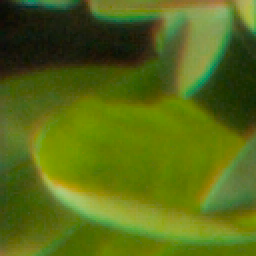
#> input picture test2.png, 128 x 128 px (shown 2 times larger)
$ jupyter execute --allow-errors DCT.ipynb
#> lines starting #> are read from the running program, lines starting #| are printed output that depends on the picture; long printed decimals are rounded
### Imports

[cell 1]
import matplotlib.pyplot as plt
import numpy as np
from mpl_toolkits.mplot3d import axes3d
import scipy as sc
from PIL import Image
from skimage import color
from skimage import io
from matplotlib import colors

### 1D functions

[cell 2]
# calculates nth Element of kth basis vector
def calc_bkn(N,k,n):
    if k == 0:
        alpha = np.sqrt(1/N)
        return alpha * np.cos(((2*n+1)*k*np.pi)/(2*N))
    alpha = np.sqrt(2/N)
    return alpha * np.cos(((2*n+1)*k*np.pi)/(2*N))

# calculates kth basis vector
def calc_bk(N,k):
#> called with N = 8, k = 2
    bk = list(range(N))
    for i in range(N):
        bk[i] = calc_bkn(N,k,i)
    return np.array(bk)

# calculates C
def calc_C(N):
    C = np.eye(N)
    for i in range(N):
        for j in range(N):
            C[i,j] = calc_bkn(N,i,j)
    return C

# calculates dct of s
def transform(s):
    C = calc_C(len(s))
    return np.matmul(C,s)

# calculates back transformation
def backtransform(t):
    CT = calc_C(len(t)).transpose()
    return np.matmul(CT,t)

# calculates energy of vektor based on parsevals theorem
def parseval(v):
    energy = np.inner(v,v)
    return energy

# [22 lines left out: functions kth_cos, plotCosBase, not called in this run]

### 2D functions

[cell 3]
# calculates 2D basis img at index (k,l)
def calc_Bkl(N,k,l):
    return np.array(np.outer(calc_bk(N,k), calc_bk(N,l).transpose()))

# [35 lines left out: functions dct2D, idct2D, plotheat, not called in this run]


def readimggray(path):
#> called with path = 'test2.png'
    img = np.array(Image.open(path).convert('L'))
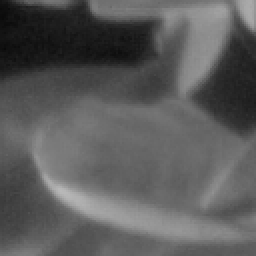
#> img: shape (128, 128) (shown 2 times larger); min 9, max 185, mean 90.9
    plt.xticks([])
    plt.yticks([])
    plt.imshow(img, cmap=plt.get_cmap('gray'), norm=colors.NoNorm())
    plt.savefig('greyOriginal.svg')
    return img

### Plotting

[cell 4]
# [113 lines left out: functions plotSimpleCos, plotDctCos, plotPixels, plotPixelImg, plotcos2dheat, plot2Dbasis and 1 more, not called in this run]

# extract pixelpairs of 128x128 png grey scale
def plotPixelPairs(path):
    img = readimggray(path)
    # print(img)
    x = [0] * (128*64)
    y = [0] * (128*64)
    for i in range(128):
        for j in range(0,128,2):
            x[i*18 + (j//2)] = img[i,j]
#> after the loop, x = 8192 values, max 185 at index 1725, min 0 at index 2350, mean 21.98
    for i in range(128):
        for j in range(1,128,2):
            y[i*18 + ((j-1)//2)] = img[i,j]
#> after the loop, y = 8192 values, max 184 at index 1743, min 0 at index 2350, mean 22.07
    fig, ax = plt.subplots()
    ax.plot(x,y,'.', markersize=1)
    plt.savefig('pixelPairs.svg')
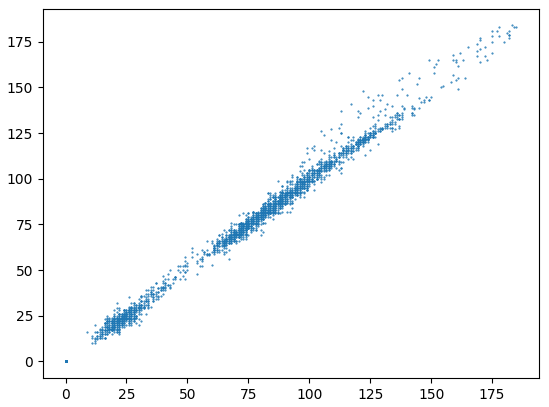
#> figure drawn by matplotlib, 1 panel
    # plt.show()
    return x, y

# [67 lines left out: functions plotPairs, plotcos2dwire, plotCosStem, not called in this run]

[cell 5]
#for i in range(8):
#    path = 'base' + str(i)+ 'Matrix.svg'
#    plotCosStem(8,i,path)
print(calc_bk(8,2))

[cell 6]
# [27 lines of commented-out code are left out]

x,y = plotPixelPairs('test2.png');
x = np.array(x).astype(int)
y = np.array(y).astype(int)
print(x)
#> (printed output is left out)
print(y)
#> (printed output is left out)
print(np.corrcoef(np.array([x,y])))
#| [[1.         0.9988]
#|  [0.9988 1.        ]]
for i in range(len(x)):
    t = transform([x[i],y[i]])
    x[i] = t[0]
    y[i] = t[1]
#> this loop made 8192 passes
#> t on passes 1 to 3: [30.41, -3.54], [38.18, -1.41], [53.74, -4.24]
#> after the loop, x = 8192 values, max 260 at index 1725, min 0 at index 2350, mean 31; y = 8192 values, max 8 at index 1614, min -18 at index 1594, mean -0.0544
print(x)
#> (printed output is left out)
print(y)
#> (printed output is left out)
print(np.corrcoef(np.array([x,y])))
#| [[ 1.         -0.08731]
#|  [-0.08731  1.        ]]
# [18 lines of commented-out code are left out]
#> (the rest of this cell did not finish here and is left out)

#print(pixels)
# plotPixelImg(pixels)
pixels = pixels.astype(int)
for i in range (8):
    for j in range(8):
        pixels[i,j] -=98
for i in range (8):
    for j in range(8):
        pixels[i,j] *= 2.5
# [4 lines of commented-out code are left out]

t1 = np.eye(8)
for i in range(8):
    row = pixels[i]
    row = transform(row)
    t1[i] = row

t2 = np.eye(8)
t1 = t1.transpose()
#print(t1)
for i in range(8):
    col = t1[i]
    col = transform(col)
    t2[i]=col
t2 = t2.transpose()
# [9 lines of commented-out code are left out]
pic = np.zeros((8,8))
mse = 0
for i in range(8):
    for j in range(8):
        mse += np.square((pixels[i,j]-pic[i,j]))
mse /= 64
print(mse)
#plotheat(pic)
pic += t2[0,1] * calc_Bkl(8,0,1)
mse = 0
for i in range(8):
    for j in range(8):
        mse += np.square((pixels[i,j]-pic[i,j]))
mse /= 64
print(mse)
#plotheat(pic)
pic += t2[1,0] * calc_Bkl(8,1,0)
mse = 0
for i in range(8):
    for j in range(8):
        mse += np.square((pixels[i,j]-pic[i,j]))
mse /= 64
print(mse)
pic += t2[2,0] * calc_Bkl(8,2,0)
mse = 0
for i in range(8):
    for j in range(8):
        mse += np.square((pixels[i,j]-pic[i,j]))
mse /= 64
print(mse)
pic += t2[0,2] * calc_Bkl(8,0,2)
mse = 0
for i in range(8):
    for j in range(8):
        mse += np.square((pixels[i,j]-pic[i,j]))
mse /= 64
print(mse)
pic += t2[1,1] * calc_Bkl(8,1,1)
mse = 0
for i in range(8):
    for j in range(8):
        mse += np.square((pixels[i,j]-pic[i,j]))
mse /= 64
print(mse)
pic += t2[2,1] * calc_Bkl(8,2,1)
mse = 0
for i in range(8):
    for j in range(8):
        mse += np.square((pixels[i,j]-pic[i,j]))
mse /= 64
print(mse)
pic += t2[0,3] * calc_Bkl(8,0,3)
mse = 0
for i in range(8):
    for j in range(8):
        mse += np.square((pixels[i,j]-pic[i,j]))
mse /= 64
print(mse)
pic += t2[3,0] * calc_Bkl(8,3,0)
mse = 0
for i in range(8):
    for j in range(8):
        mse += np.square((pixels[i,j]-pic[i,j]))
mse /= 64
print(mse)


# [6 lines of commented-out code are left out]
